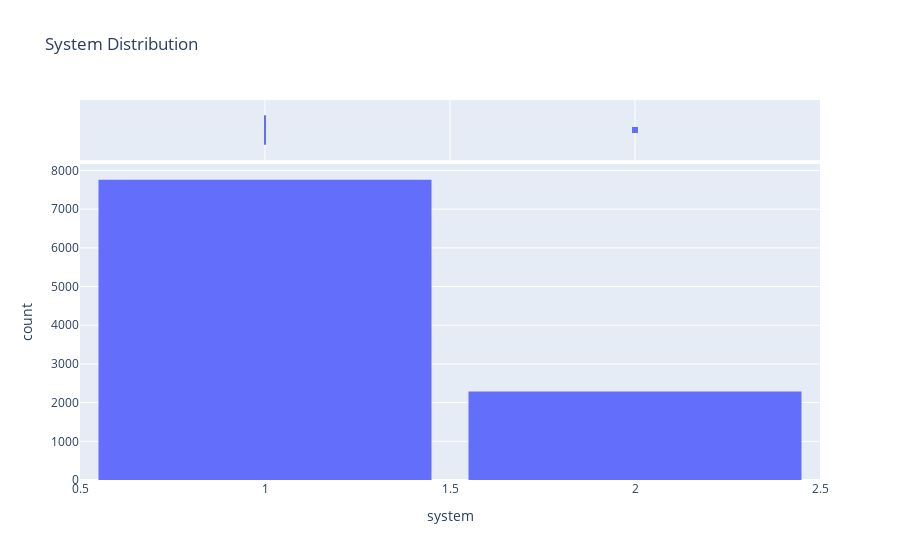

Notebook cell for this chart:
### Code cell
fig = px.histogram(dataset, x='system', marginal='box', title='System Distribution')
fig.update_layout(bargap=0.1)
fig.show()

### Figure 1 — Plotly figure (JSON) as saved in the notebook; plotly's stock layout.template omitted (floating-point values rounded to 4 significant figures; data arrays with more than 128 entries replaced by an {"elided": "..."} marker saying what was removed)
{"data": [{"alignmentgroup": "True", "bingroup": "x", "hovertemplate": "system=%{x}<br>count=%{y}<extra></extra>", "legendgroup": "", "marker": {"color": "#636efa"}, "name": "", "offsetgroup": "", "orientation": "v", "showlegend": false, "type": "histogram", "x": {"elided": "10047 int values"}, "xaxis": "x", "yaxis": "y"}, {"alignmentgroup": "True", "hovertemplate": "system=%{x}<extra></extra>", "legendgroup": "", "marker": {"color": "#636efa"}, "name": "", "notched": true, "offsetgroup": "", "showlegend": false, "type": "box", "x": {"elided": "10047 int values"}, "xaxis": "x2", "yaxis": "y2"}], "layout": {"bargap": 0.1, "barmode": "relative", "legend": {"tracegroupgap": 0}, "title": {"text": "System Distribution"}, "xaxis": {"anchor": "y", "domain": [0, 1], "title": {"text": "system"}}, "xaxis2": {"anchor": "y2", "domain": [0, 1], "matches": "x", "showgrid": true, "showticklabels": false}, "yaxis": {"anchor": "x", "domain": [0, 0.8316], "title": {"text": "count"}}, "yaxis2": {"anchor": "x2", "domain": [0.8416, 1], "matches": "y2", "showgrid": false, "showline": false, "showticklabels": false, "ticks": ""}}}
